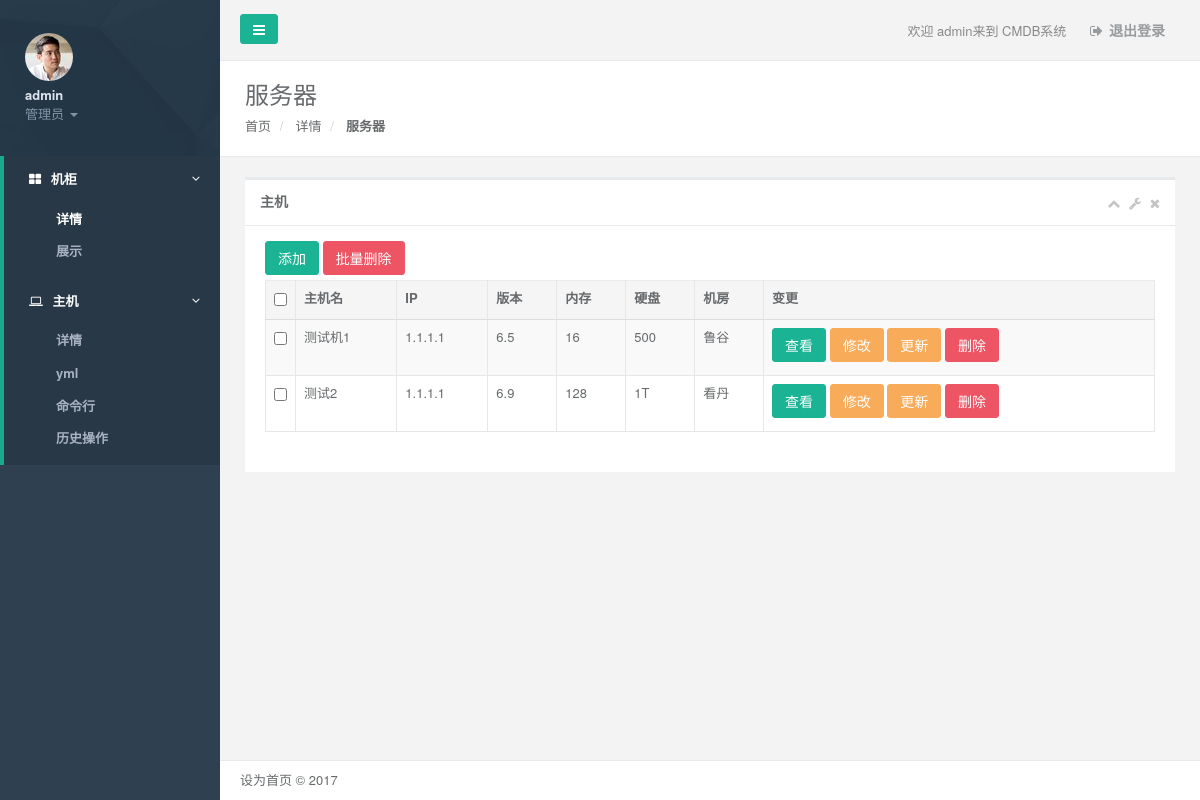
Page /host/host.html (signed in) on the earlier database version.
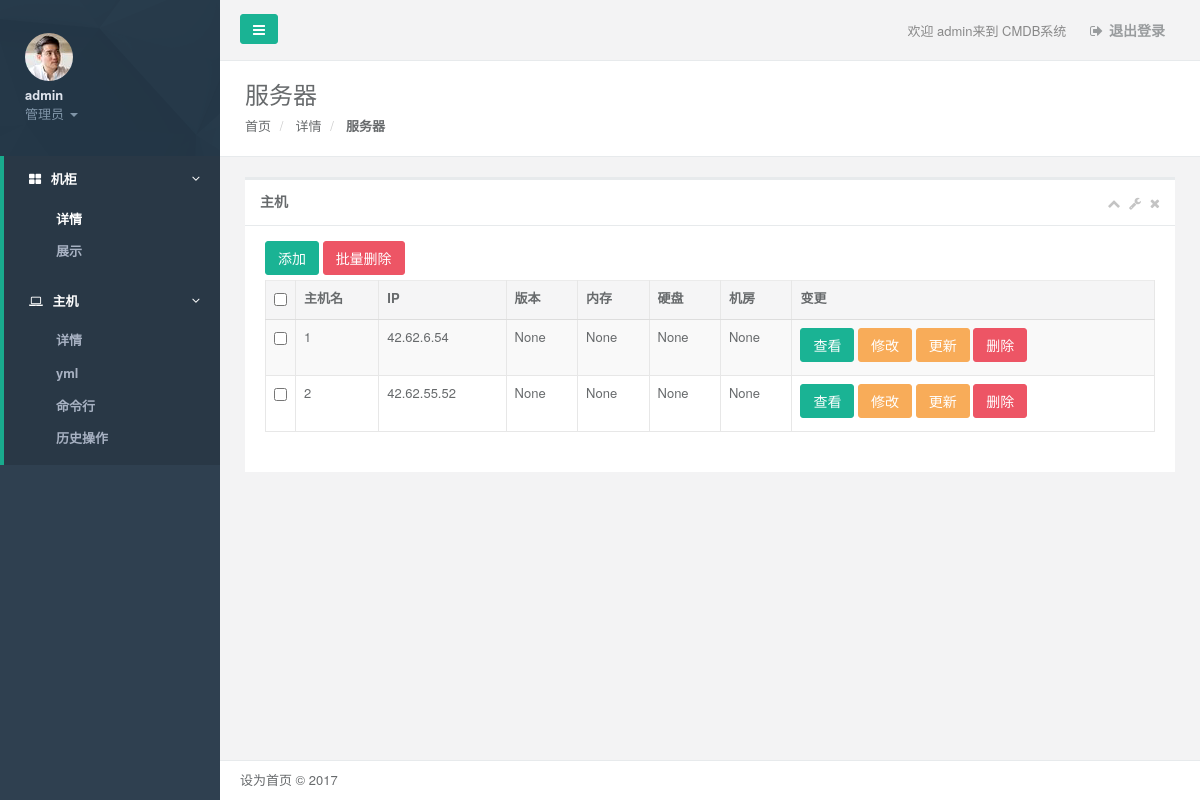
Same page on the later database version.
### hostinfo/models.py (models this page shows, shortened)
class Host(models.Model):
    hostname = models.CharField(max_length=50, verbose_name='主机编号')
    ip = models.GenericIPAddressField(verbose_name='IP',null=True)
    port = models.CharField(max_length=50, verbose_name='端口',null=True)
    username = models.CharField(max_length=50, verbose_name='登陆用户',null=True)
    password = models.CharField(max_length=50, verbose_name='密码',null=True)
    jifang = models.ForeignKey(to=Business, to_field='id', null=True)
    osversion = models.CharField(max_length=50,verbose_name='系统版本',null=True)
    memory = models.CharField(max_length=50,verbose_name='内存',null=True)
    disk = models.CharField(max_length=50,verbose_name='硬盘',null=True)
    sn = models.CharField(max_length=50, verbose_name='SN', null=True)
    model_name = models.CharField(max_length=50, verbose_name='型号', null=True)
    cpu_core = models.CharField(max_length=50, verbose_name='CPU', null=True)
    beizhu = models.CharField(max_length=1000, verbose_name='备注', null=True)
    class  Meta:
        db_table ="Host"
        verbose_name="服务器"
        verbose_name_plural = '服务器'

### index/models.py (models this page shows)
class Business(models.Model):
    caption = models.CharField(max_length=32, verbose_name='机房', null=True)
    code = models.CharField(max_length=32, null=True, default="SA", verbose_name='产品线', )
    class Meta:
        db_table = "Business"
        verbose_name = "机房组"
        verbose_name_plural = '机房组'
    def __str__(self):
        return self.caption

### hostinfo/views.py (the view)
# urls.py: url(r'^host/', include('hostinfo.urls')),
@login_required(login_url="/login.html")
def host(request):  ##首页
    host = Host.objects.filter(id__gt=0)
    jifang_list = Business.objects.all()
    return render(request, 'host/host.html', {"host_list": host, "jifang_list": jifang_list})

### templates/host/host.html (shortened to what the changed rows need)
{% extends "base.html" %}
{% block page-content-title %}服务器 {% endblock %}
{% block page-content %}
    <div class="wrapper wrapper-content animated fadeInRight">
        <div class="row">
            <div class="col-lg-12">
                <div class="ibox float-e-margins">
                    <div class="ibox-content">
                        <div class="table-responsive">
<form   id="del_form_hostall" class="form-horizontal  " >
                            <table class="table table-striped table-bordered table-hover dataTables-example"
                                   style="word-break:break-all; word-wrap:break-word;">
                                <thead>
                                <tr>
                                    <th width="20"> <input  type="checkbox"    id="CheckedAll"></th>
                                    <th>主机名</th>
                                    <th>IP</th>
                                    <th>版本</th>
                                    <th>内存</th>
                                    <th>硬盘</th>
                                    <th>机房</th>
                                    <th>变更
                                    </th>
                                </tr>
                                </thead>
                                <tbody>
                                {% for row  in host_list %}
                                    <tr class="gradeX" nid="{{ row.id }}" jifang_id="{{ row.jifang_id }}"
                                        hostname="{{ row.hostname }}" ip="{{ row.ip }}" osversion="{{ row.osversion }}"
                                        memory="{{ row.memory }}" disk="{{ row.disk }}" sn="{{ row.sn }}"
                                        beizhu="{{ row.beizhu }}" username="{{ row.username }}" port="{{ row.port }}"
                                        cpu_core="{{ row.cpu_core }}" model_name="{{ row.model_name }}"
                                        beizhu="{{ row.beizhu }}" >
                                       <td > <input  type="checkbox"    value="{{ row.id }}"    name="id"   ></td>
                                        <td>{{ row.hostname }}</td>
                                        <td>{{ row.ip }}</td>
                                        <td>{{ row.osversion }}</td>
                                        <td>{{ row.memory }}</td>
                                        <td>{{ row.disk }}</td>
                                        <td noWrap>{{ row.jifang }}</td>
                                        <td noWrap>
                                            <button type="button" class="btn btn-primary  host_see" data-toggle="modal"
                                                    data-target="#myModa4">查看
                                            </button>
                                            {% if     perms.hostinfo.change_host %}
                                                <button type="button" class="btn btn-warning  host_change"
                                                        data-toggle="modal" data-target="#myModa2">修改
                                                </button> {% endif %}
                                            {% if     perms.hostinfo.change_host %}
                                                <a type="button" class="btn btn-warning  host_update"
                                                >更新
                                                </a> {% endif %}
                                            {% if     perms.hostinfo.delete_host %}
                                                <button type="button" class="btn btn-danger   host_del"
                                                        data-toggle="modal"
                                                        data-target="#myModa5">删除
                                                </button>{% endif %}
                                        </td>
                                    </tr>
                                {% endfor %}
                                </tbody>
                            </table>
     </form>
                        </div>
                    </div>
                </div>
            </div>
        </div>
    </div>
{% endblock %}

Differences in the rows shown:
removed Host: hostname "测试机1", ip "1.1.1.1", osversion "6.5", memory "16", disk "500", jifang "鲁谷"
removed Host: hostname "测试2", ip "1.1.1.1", osversion "6.9", memory "128", disk "1T", jifang "看丹"
added Host: hostname "1", ip "42.62.6.54", osversion "None", memory "None", disk "None", jifang "None"
added Host: hostname "2", ip "42.62.55.52", osversion "None", memory "None", disk "None", jifang "None"
